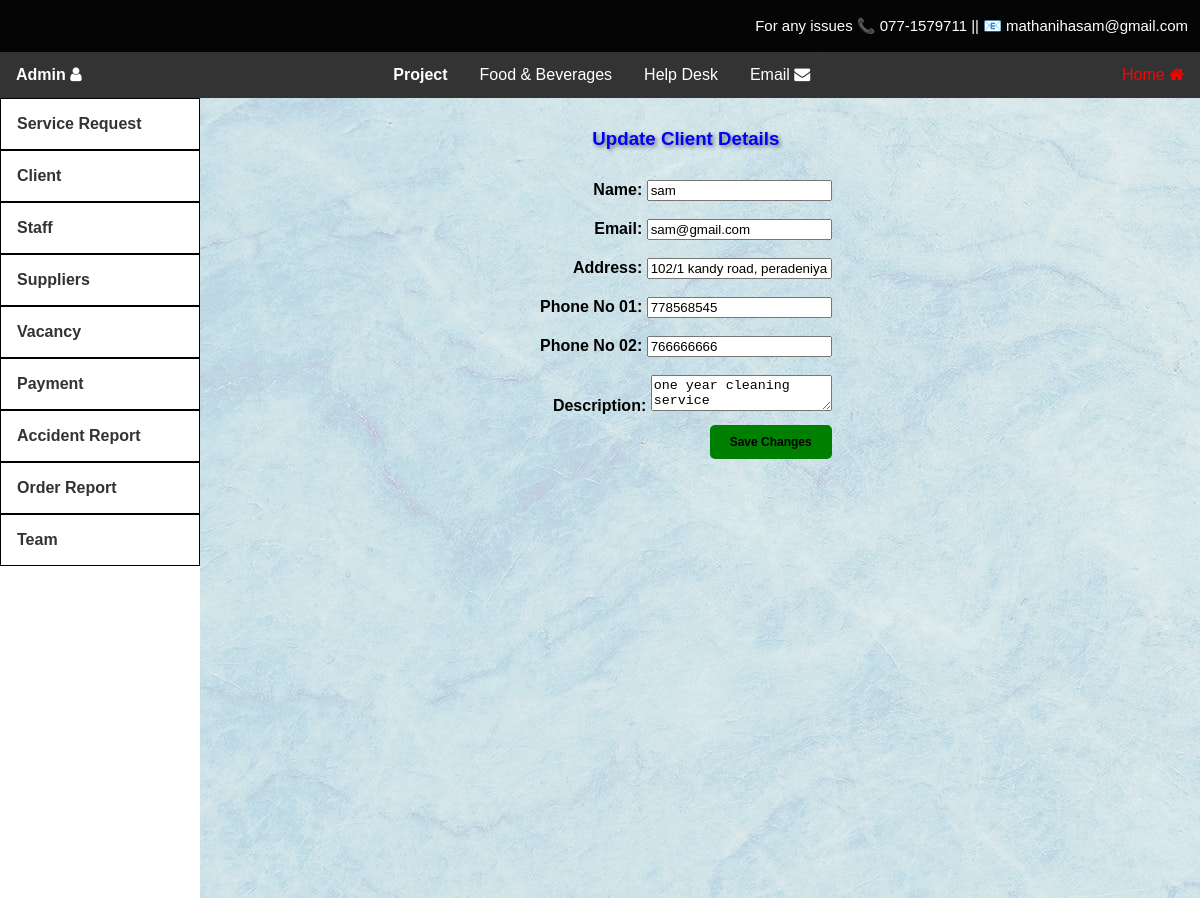
The page /adminDashEditClient.php?cus_ID=5 on the database its author committed.
### tables this page shows
CREATE TABLE `customer` (
  `cus_ID` int(11) NOT NULL,
  `name` text NOT NULL,
  `email` varchar(50) NOT NULL,
  `address` varchar(100) NOT NULL,
  `PhoneNo1` int(15) NOT NULL,
  `PhoneNo2` int(15) NOT NULL,
  `Description` varchar(255) NOT NULL
);

### html/adminDashEditClient.php (the view, shortened to what this page needs)
<?php
@include 'config.php';
if (isset($_GET['cus_ID'])) {
    $clientIdToEdit = $_GET['cus_ID'];
    $selectQuery = "SELECT * FROM customer WHERE cus_ID = $clientIdToEdit";
    $result = mysqli_query($conn, $selectQuery);
    $clientData = mysqli_fetch_assoc($result);
}
?>
<!DOCTYPE html>
<html>
<head>
  <link rel="stylesheet" href="adminDashStyle.css">
     <link rel="stylesheet" href="https://cdnjs.cloudflare.com/ajax/libs/font-awesome/4.7.0/css/font-awesome.min.css">
</head>
<body >
  <div class="headerContantDetails">
    <p>For any issues 📞 077-1579711 || 📧 mathanihasam@gmail.com</p>
  </div>
  <div class="topnav">
    <div class="left-nav">
      <div class="dropdown">
        <button class="dropbtn">Admin <i class="fa fa-user fa-1x" aria-hidden="true"></i></button>
      </div>
    </div>
    <div class="center-nav">
      <div class="dropdown">
        <button class="dropbtn">Project</button>
      </div>
      <a href="#">Food & Beverages </a>
      <a href="#">Help Desk</a>
      <a href="#">Email <i class="fa fa-envelope fa-1x" aria-hidden="true"></i></a>
    </div>
    <div class="right-nav">
      <a href="adminDash.html" class="selected">Home <i class="fa fa-home fa-1x" aria-hidden="true"></i></a>
    </div>
  </div>
   <div class="sidenav">
    <a href="AdminDashViewServiceRequest.php" id="box">Service Request</a>
    <div class="main-topic">
      <a onclick="toggleSubnav(this);" href="#" id="box">Client</a>
    </div>
    <div class="main-topic">
      <a onclick="toggleSubnav(this);" href="#" id="box">Staff</a>
    </div>
    <div class="main-topic">
      <a onclick="toggleSubnav(this);" href="#" id="box">Suppliers</a>
    </div>
    <div class="main-topic">
      <a onclick="toggleSubnav(this);" href="#" id="box">Vacancy</a>
    </div>
    <div class="main-topic">
      <a onclick="toggleSubnav(this);" href="#" id="box">Payment</a>
    </div>
    <a href="adminDashAccidentReportViewDelete.php" id="box">Accident Report</a>
    <a href="adminDashOrderReportViewDelete.php" id="box">Order Report</a>
    <div class="main-topic">
      <a onclick="toggleSubnav(this);" href="#" id="box">Team</a>
    </div>
  </div>
  <div class="main" >
    <div class="mainarea">
    <form method="POST" action="#">
       <h3>Update Client Details</h3>
        <label>Name:</label>
        <input type="text" name="name" value="<?php echo $clientData['name']; ?>" required><br><br>
        <label>Email:</label>
        <input type="email" name="email" value="<?php echo $clientData['email']; ?>" required><br><br>
        <label>Address:</label>
        <input type="text" name="address" value="<?php echo $clientData['address']; ?>" required><br><br>
        <label>Phone No 01:</label>
        <input type="text" name="PhoneNo1" value="<?php echo $clientData['PhoneNo1']; ?>" required><br><br>
        <label>Phone No 02:</label>
        <input type="text" name="PhoneNo2" value="<?php echo $clientData['PhoneNo2']; ?>"><br><br>
        <label>Description:</label>
        <textarea name="Description"><?php echo $clientData['Description']; ?></textarea><br>
        <button type="submit">Save Changes</button>
    </form>
</body>
</html>
</body>
</html>

### html/adminDashStyle.css (style rules this page uses)
body { background-image: url(./images/ClientdashBg.jpg);; font-family: Arial, sans-serif; margin: 0; padding: 0; }
.headerContantDetails { background-color: #000000f9; padding: 2px; }
.headerContantDetails p { color: #ffffff; font-size: 15px; text-align: right; cursor: pointer; margin-right: 10px; }
.topnav { background-color: #333; color: #ffffff; overflow: hidden; display: flex; justify-content: space-between; }
.topnav .left-nav, .topnav .center-nav, .topnav .right-nav { display: flex; }
.topnav a { color: #fff; text-align: center; padding: 14px 16px; text-decoration: none; }
.topnav .dropdown { overflow: hidden; }
.topnav .dropdown .dropbtn { font-size: 16px; border: none; outline: none; color: #fff; padding: 14px 16px; background-color: inherit; font-family: inherit; margin: 0; }
#box { border: 1.5px solid rgb(0, 0, 0); }
.sidenav { background-color: #ffffff; float: left; font-weight: bold; width: 200px; height: 100vh; }
.sidenav a { display: block; padding: 16px; text-decoration: none; color: #333; }
a.selected { color: rgb(255, 0, 0); }

### html/adminDashEditClient.php (style rules this page uses)
.mainarea { display: flex; margin: 10px 0; margin-left:45%; flex-basis: 30%; text-align: right; padding-right: 10px; font-weight: bold; }
.mainarea h3 { text-align:center; color:blue; text-shadow: 2px 2px 4px rgba(0, 0, 0, 0.5); margin-top:20px; margin-bottom:30px; }
button { margin: 0; padding: 0; border: none; background: none; cursor: pointer; display: inline-block; padding: 10px 20px; border: none; background-color: green; margin-top:10px; color: black; font-weight: bold; font-size: 12px; text-align: center; text-decoration: none; border-radius: 5px; transition: background-color 0.3s, color 0.3s; }

### rows shown on the page
customer: name "sam", email "sam@gmail.com", address "102/1 kandy road, peradeniya", PhoneNo1 "778568545", PhoneNo2 "766666666", Description "one year cleaning service"
